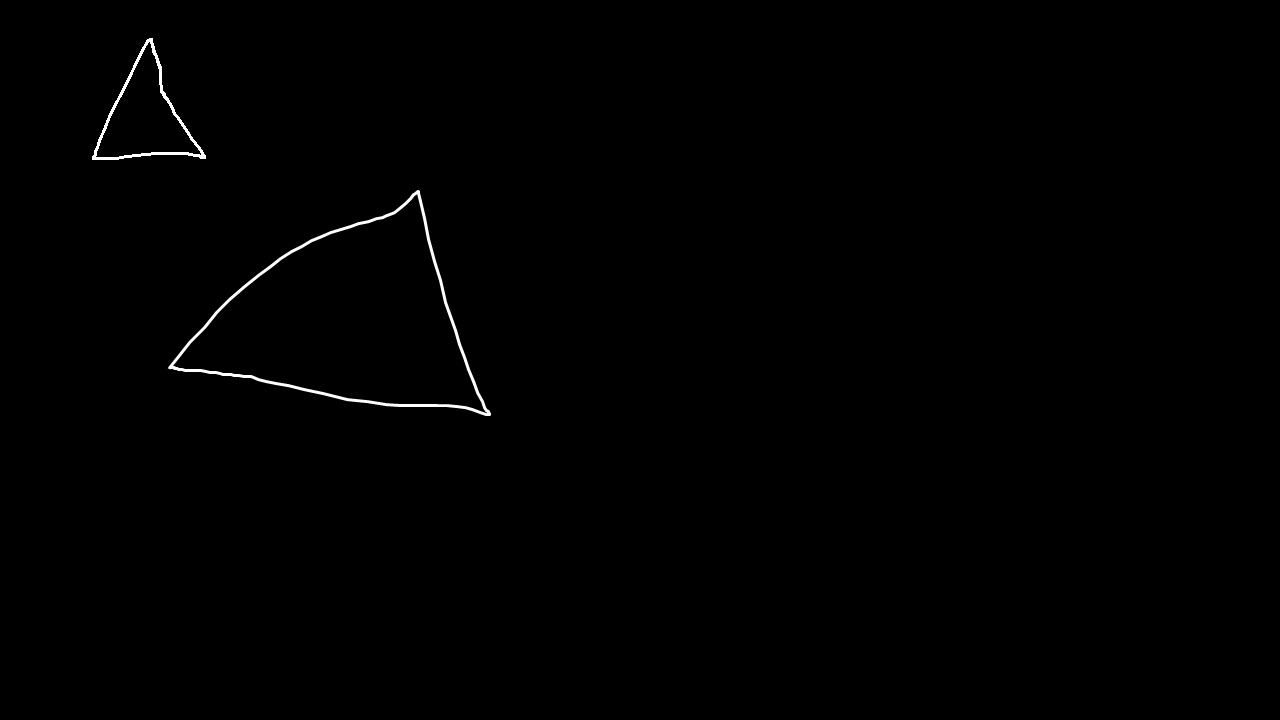
#> input picture ElderWand/ElderWand/Concept/triangle.square.png, 1280 x 720 px, given in place of the camera
$ python elderWand.py
#> lines starting #> are read from the running program, lines starting #| are printed output that depends on the picture; after the words box and inside, x2 and y2 are one past the last pixel; in counts of white or black regions, pixels touching at a corner belong together
from collections import deque
import numpy as np
import cv2
import imutils
import time

def detectSpell(canvas):
    spell = ''

    contours, h = cv2.findContours(canvas, cv2.RETR_TREE, cv2.CHAIN_APPROX_SIMPLE)
    contours = contours[1:]

    for cnt in contours:
        approx = cv2.approxPolyDP(cnt, 0.01*cv2.arcLength(cnt, True), True)
        numSides = len(approx)
        if numSides == 5:
            spell = 'pentagon'
            break
        elif numSides == 3:
            spell = 'triangle'
            break
        elif numSides == 4:
            spell = 'square'
            break
        elif numSides == 9:
            spell = 'half-circle'
            break
        elif numSides >= 15:
            spell = 'circle'
            break
    return spell

# loop over the set of tracked points so that we can draw a line for human eyes.
def drawTrackingLine(canvas):
    for i in range(1, len(pts)):
        # if either of the tracked points are None, ignore them
        if pts[i - 1] is None or pts[i] is None:
            continue

        # otherwise, draw the connecting lines
        cv2.line(canvas, pts[i - 1], pts[i], (255, 0, 0), thickness = 5)
    # Then draw the last point to the first point in case they never finished the shape.
    cv2.line(canvas, pts[len(pts) - 1], pts[0], (0, 0, 255), thickness = 5)

# The list of currently tracked points
pts = deque(maxlen=32)
kernel = np.ones((5,5),np.uint8)
thresh = 160

# Initialize camera with 2s delay for camera to warm up
camera = cv2.VideoCapture(0)
time.sleep(2)

imageSize = (720, 720)
lastSpell = ''
spellCount = 0
while 1:
    # read from camera
    (grabbed, frame) = camera.read()
#> frame is the input picture: shape (720, 1280, 3); min 0, max 255, mean 1
    # frame = imutils.rotate(frame, angle=0)
    frame_gray = cv2.cvtColor(frame, cv2.COLOR_BGR2GRAY)

    # TODO determine if this completely necessary
    cv2.equalizeHist(frame_gray)

    # resize image for faster processing.
    # frame_gray = cv2.resize(frame_gray, (120, 120), interpolation = cv2.INTER_CUBIC)
    frame = cv2.resize(frame, imageSize)
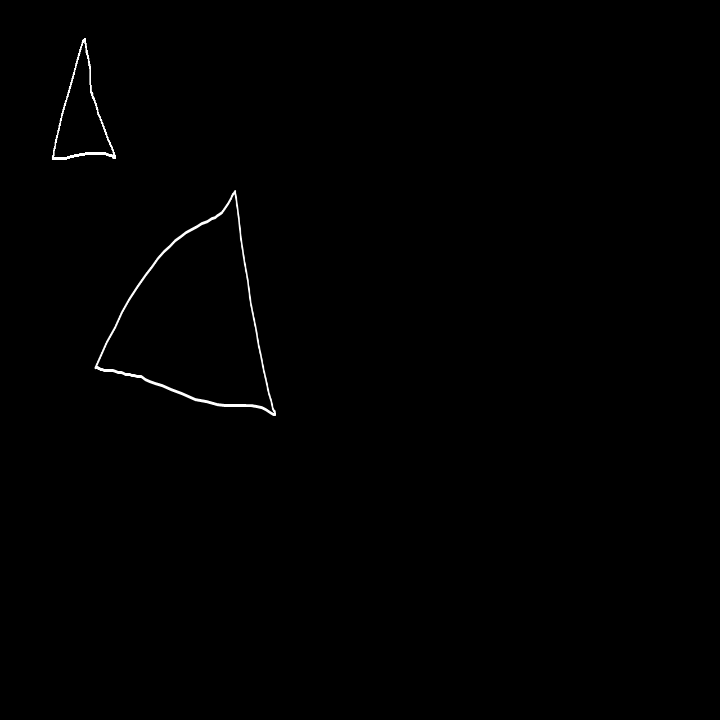
#> frame: shape (720, 720, 3); min 0, max 255, mean 1
    frame_gray = cv2.resize(frame_gray, imageSize)
#> frame_gray: shape (720, 720)

    # find the point by looking for pixels >threshold
    th, frame_gray = cv2.threshold(frame_gray, thresh, 255, cv2.THRESH_BINARY)
#> frame_gray: shape (720, 720); 0.37% white in thin lines or dots, all inside (x1, y1, x2, y2) = (52, 38, 276, 416)
#> th = 160

    # At least 1 pass is needed to create centroid for recognition
    # This approach may not be needed if Hough circles are used.
    frame_gray = cv2.dilate(frame_gray, kernel, iterations = 1)
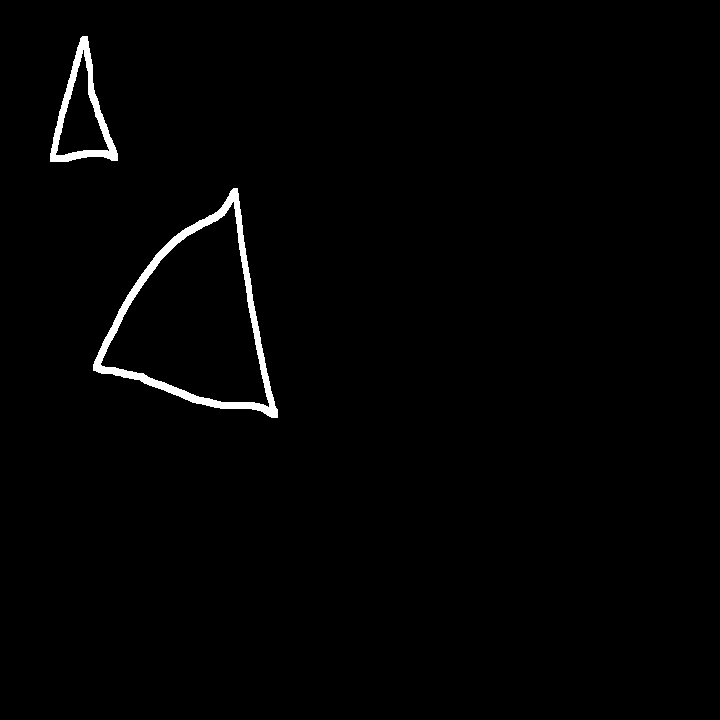
#> frame_gray: shape (720, 720); 1.3% white; 2 white regions

    # find contours in the mask
    # countours meaning the binary area (aka in our case, the white dot).
    cnts = cv2.findContours(frame_gray, cv2.RETR_EXTERNAL, cv2.CHAIN_APPROX_SIMPLE)[-2]
#> cnts = 2 contours; box (x1, y1, x2, y2) and area: (93, 188, 278, 418) 22918, (50, 36, 118, 162) 4286
    center = None

	# only proceed if at least one contour was found
    if len(cnts) > 0:
        # TODO maybe should change this to assume the cnt that is closest to center of frame is the most applicable instead of max.
		# find the most applicable contour in the mask (in this case the largest), then use it to compute the minimum enclosing circle and if it matches a known spell.
        mostLikelyWandTip = max(cnts, key=cv2.contourArea)
#> mostLikelyWandTip = contour of 295 points, box (x1, y1, x2, y2) (93, 188, 278, 418), area 22918

        # find bounds of circle in order to show on screen. Not applicable in this sense
        # ((x, y), radius) = cv2.minEnclosingCircle(c)

        # Moments help find centers of points
        # https://www.learnopencv.com/find-center-of-blob-centroid-using-opencv-cpp-python/
        M = cv2.moments(mostLikelyWandTip)
#> M = moments, m00 22917.5, centre m10/m00, m01/m00 = (194.5, 320.4)
        center = (int(M["m10"] / M["m00"]), int(M["m01"] / M["m00"]))
#> center = (194, 320)

	# update the points queue
    pts.appendleft(center)

    # TODO change the threshold of points to be configurable value??
    # detect likely spell if the number of tracked points is >=50%
    canvas = np.zeros(imageSize, np.uint8)
    drawTrackingLine(canvas)
    numPointsTracked = sum(1 for p in pts if p is not None)
    if numPointsTracked >= 16:
        print('Shape is probable!')

        ## Get minimum image to verify
        #fullCnts = cv2.findContours(frame_gray, cv2.RETR_EXTERNAL, cv2.CHAIN_APPROX_SIMPLE)[-2]
        #(x,y), radius = cv2.minEnclosingCircle(cnts[0])

        ## Debug, draw circle around image.
        #cv2.circle(frame_gray, (int(x), int(y)), int(radius), (0, 255, 255), 2)

        spell = detectSpell(canvas)
        if spell != '':
            if spellCount >= 10:
                print(f'Detected {spell} for last 32 frames!')
                cv2.waitKey(0)
                pts = deque(maxlen=32)
                spellCount = 0
                lastSpell = ''
            elif spell == lastSpell:
                spellCount += 1
            else:
                print(f'Last spell "{lastSpell}" detected for {spellCount} frames but detected new spell "{spell}"')
                spellCount = 0
                lastSpell = spell
        else:
            print('no spell detected in image')

    # loop and show frame
    cv2.imshow('raw', frame)
    cv2.imshow('grey', frame_gray)
    cv2.imshow('points', canvas)
    keyPressed = cv2.waitKey(1) & 0xFF
#> (key q is pressed here)
    if keyPressed == ord('q'):
        break
    # increase threshold if 't' is pressed, decrease for 'g'
    elif keyPressed == ord('t'):
        thresh = thresh + 10
        print('Threshold:' + str(thresh))
    elif keyPressed == ord('g'):
        thresh = thresh - 10
        print('Threshold:' + str(thresh))


# cleanup the camera and close any open windows
camera.release()
cv2.destroyAllWindows()
